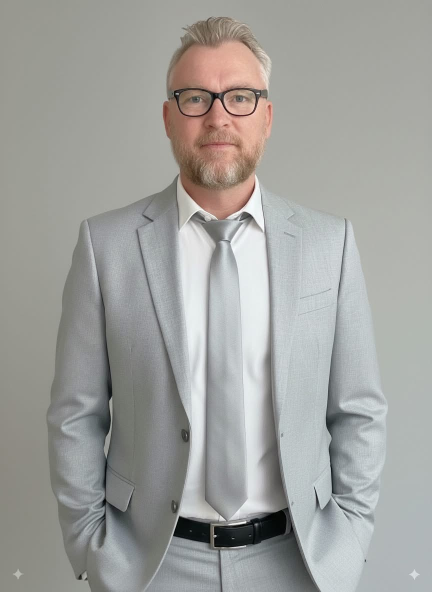
#> input picture assets/malcolm-gordon.jpg, 864 x 1184 px (shown at 1/2 size)
$ python build_favicon_from_photo.py
#> lines starting #> are read from the running program, lines starting #| are printed output that depends on the picture; after the words box and inside, x2 and y2 are one past the last pixel; in counts of white or black regions, pixels touching at a corner belong together
"""Rebuild favicon set using the profile photo, circular-cropped, on the brand background."""
from PIL import Image, ImageDraw
import os

BG = (15, 20, 27)
RULE = (42, 52, 65)
GOLD = (201, 162, 39)

os.chdir(os.path.dirname(os.path.dirname(os.path.abspath(__file__))))

SRC = "assets/malcolm-gordon.jpg"
photo = Image.open(SRC).convert("RGB")
#> photo is the input picture: PIL image 864x1184 RGB; mean R, G, B 160.4, 160.7, 157.4
side = min(photo.size)
#> side = 864
left = (photo.width - side) // 2
#> left = 0
top = (photo.height - side) // 2
#> top = 160
photo = photo.crop((left, top, left + side, top + side))
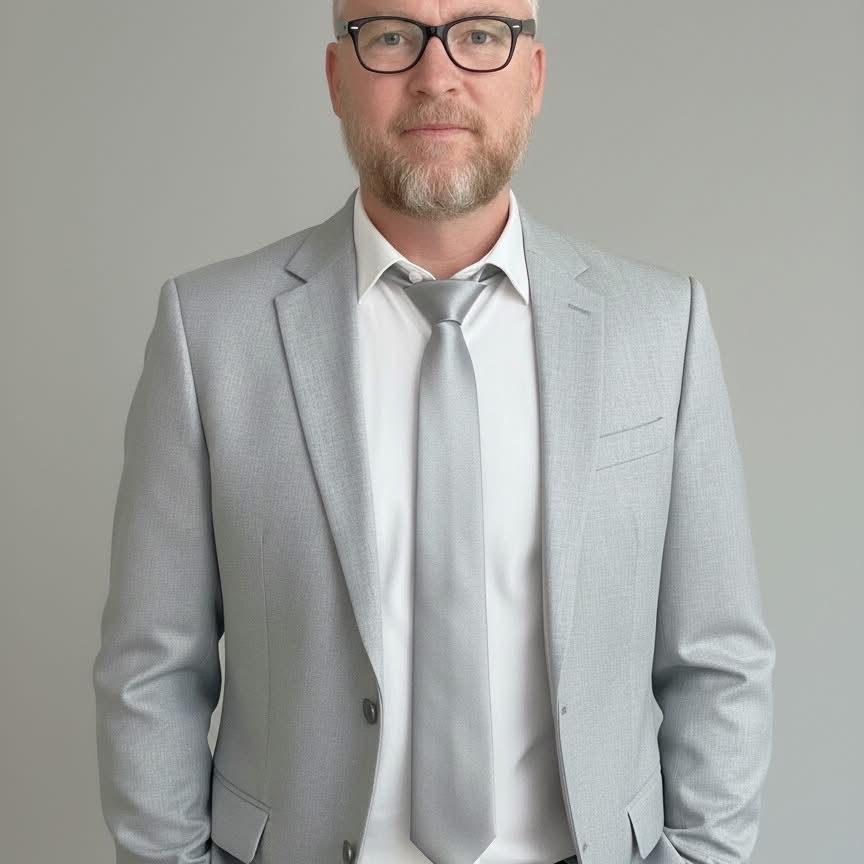
#> photo: PIL image 864x864 RGB; mean R, G, B 163.7, 164.1, 161


def make_icon(size, ring=True):
#> called with size = 512, ring = True
    canvas = Image.new("RGBA", (size, size), (0, 0, 0, 0))
#> canvas: PIL image 512x512 RGBA; every value is 0
    d = ImageDraw.Draw(canvas)
    d.ellipse([0, 0, size - 1, size - 1], fill=BG)

    pad = max(1, int(size * 0.06)) if ring else 0
    inner = size - pad * 2
    p = photo.resize((inner, inner), Image.LANCZOS)
    mask = Image.new("L", (inner, inner), 0)
#> mask: PIL image 452x452 L; every value is 0
    ImageDraw.Draw(mask).ellipse([0, 0, inner, inner], fill=255)
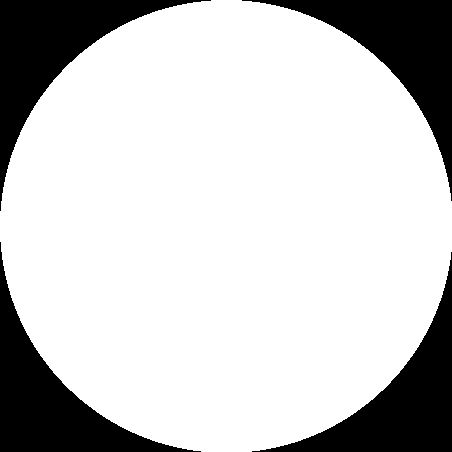
#> mask: PIL image 452x452 L; 78.8% white; 4 black regions, box (x1, y1, x2, y2) and area: (0, 0, 211, 211) 11020, (242, 0, 452, 201) 10809, (0, 242, 201, 452) 10809, (252, 252, 452, 452) 10599
    canvas.paste(p, (pad, pad), mask)

    if ring:
        w = max(1, size // 32)
        d.ellipse([w // 2, w // 2, size - 1 - w // 2, size - 1 - w // 2], outline=GOLD, width=w)
    return canvas


icon_512 = make_icon(512)
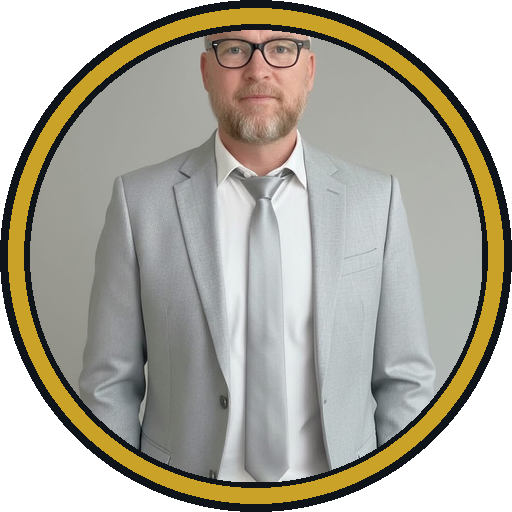
#> icon_512: PIL image 512x512 RGBA; mean R, G, B, A 120.9, 117.7, 105.3, 200.2; transparent parts drawn white
icon_512.save("assets/favicon-512.png")

make_icon(32).save("favicon-32.png")
#> in make_icon (call 2), `canvas = Image.new("RGBA", (size, size), (0, 0, 0, 0))`: canvas: PIL image 32x32 RGBA; every value is 0
#> in make_icon (call 2), `mask = Image.new("L", (inner, inner), 0)`: mask: PIL image 30x30 L; every value is 0
#> in make_icon (call 2), `ImageDraw.Draw(mask).ellipse([0, 0, inner, inner], fill=255)`: mask: PIL image 30x30 L; 81.7% white; 4 black regions, box (x1, y1, x2, y2) and area: (0, 0, 12, 12) 53, (19, 0, 30, 9) 41, (0, 19, 9, 30) 41, (22, 22, 30, 30) 30
make_icon(16, ring=False).save("favicon-16.png")
#> in make_icon (call 3), `canvas = Image.new("RGBA", (size, size), (0, 0, 0, 0))`: canvas: PIL image 16x16 RGBA; every value is 0
#> in make_icon (call 3), `mask = Image.new("L", (inner, inner), 0)`: mask: PIL image 16x16 L; every value is 0
#> in make_icon (call 3), `ImageDraw.Draw(mask).ellipse([0, 0, inner, inner], fill=255)`: mask: PIL image 16x16 L; 82.4% white; 4 black regions (4 under 20 px)
make_icon(180).save("apple-touch-icon.png")
#> call 4 of make_icon, with size = 180, ring = True
#> in make_icon (call 4), `canvas = Image.new("RGBA", (size, size), (0, 0, 0, 0))`: canvas: PIL image 180x180 RGBA; every value is 0
#> in make_icon (call 4), `p = photo.resize((inner, inner), Image.LANCZOS)`:
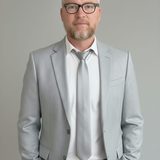
#> p: PIL image 160x160 RGB; mean R, G, B 163.7, 164.1, 161
#> in make_icon (call 4), `mask = Image.new("L", (inner, inner), 0)`: mask: PIL image 160x160 L; every value is 0
#> in make_icon (call 4), `ImageDraw.Draw(mask).ellipse([0, 0, inner, inner], fill=255)`: mask: PIL image 160x160 L; 79.2% white; 4 black regions, box (x1, y1, x2, y2) and area: (0, 0, 72, 72) 1400, (89, 0, 160, 65) 1328, (0, 89, 65, 160) 1328, (96, 96, 160, 160) 1257
#> in make_icon (call 4), `canvas.paste(p, (pad, pad), mask)`:
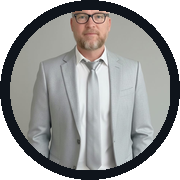
#> canvas: PIL image 180x180 RGBA; mean R, G, B, A 105.7, 106.4, 105.8, 200; transparent parts drawn white
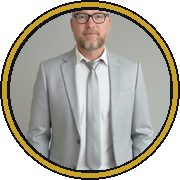
#> saved as apple-touch-icon.png: PIL image 180x180 RGBA; mean R, G, B, A 120.7, 117.9, 106.8, 200; transparent parts drawn white

icon_512.resize((256, 256), Image.LANCZOS).save(
    "favicon.ico",
    sizes=[(16, 16), (32, 32), (48, 48), (64, 64), (256, 256)],
)
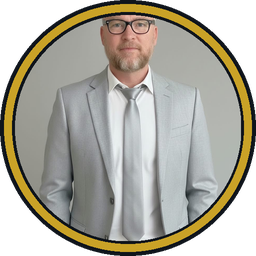
#> saved as favicon.ico: PIL image 256x256 RGBA; mean R, G, B, A 121, 117.8, 105.7, 200.2; transparent parts drawn white

# SVG wrapper referencing the PNG (browsers that support svg favicons will still render this fine)
svg = f'''<svg xmlns="http://www.w3.org/2000/svg" viewBox="0 0 64 64">
<defs>
<clipPath id="c"><circle cx="32" cy="32" r="31"/></clipPath>
</defs>
<circle cx="32" cy="32" r="31" fill="rgb{BG}"/>
<image href="assets/favicon-512.png" x="2" y="2" width="60" height="60" clip-path="url(#c)"/>
<circle cx="32" cy="32" r="30" fill="none" stroke="rgb{GOLD}" stroke-width="2"/>
</svg>'''
with open("favicon.svg", "w") as f:
    f.write(svg)

print("done")
